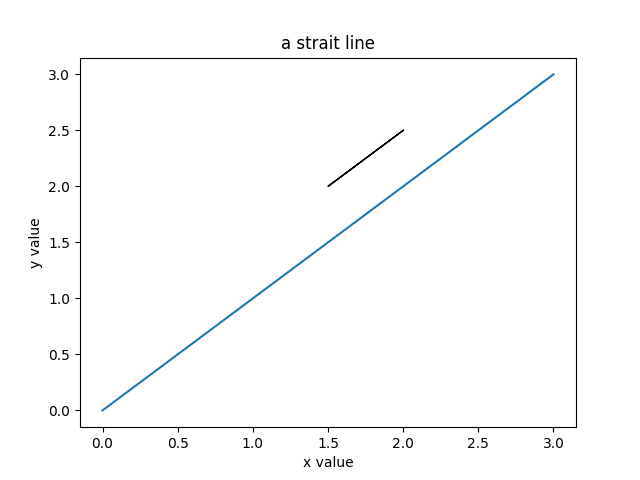
#> input picture base/com/heaven7/python/science/matplot_test/line_test_demo.png, 640 x 480 px
$ python complex_test.py
#> lines starting #> are read from the running program, lines starting #| are printed output that depends on the picture
# coding:utf-8

#
import numpy as np
import matplotlib.pyplot as plt

# 1维数据
x = [1, 2, 3, 4, 5]
y = [2.3, 3.4, 1.2, 6.6, 7.0]

# 图像的比例 figsize
plt.figure(figsize=(12,6))

plt.subplot(231)
plt.plot(x, y)    # 以线段的形式
plt.title("plot")

plt.subplot(232)
plt.scatter(x, y) # 以点的形式
plt.title("scatter")

plt.subplot(233)
plt.pie(y)        # 整个是圆形。各个成分含量
plt.title("pie")

plt.subplot(234)
plt.bar(x, y)     # 柱形图
plt.title("bar")


# 2维数据
delta = 0.025;
x = y = np.arange(-3.0, 3.0, delta);
x, y = np.meshgrid(x, y);
z    = y **2 + x **2;
# print "x = %s\n , y = %s\n, z = %s \n" % (x, y,z)

plt.subplot(235)
plt.contour(x, y ,z)  # 周线
plt.colorbar()        # 右侧条形栏
plt.title("contour")


# read image
import matplotlib.image as mpimg

img = mpimg.imread('line_test_demo.png')
#> img is the input picture: shape (480, 640, 4) float32; mean R, G, B, A 0.985, 0.986, 0.987, 1

plt.subplot(236)
plt.imshow(img)
plt.title("imshow")

#plt.savefig("matplot_sample.jpg")

plt.show();
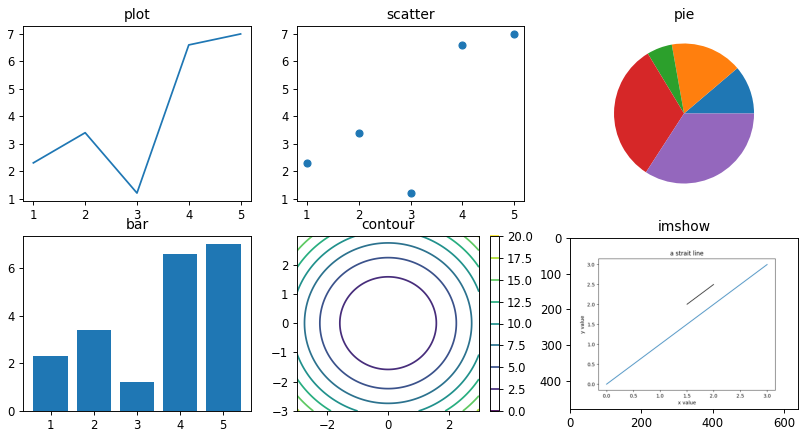
#> figure drawn by matplotlib, 7 panels; panel 4: tallest bar 7 high, from x = 4.6 to 5.4
# ValueError: Only know how to handle extensions: [u'png']; with Pillow installed matplotlib can handle more images
